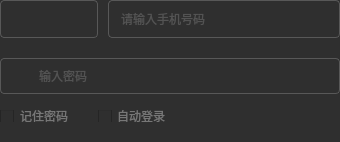
<?xml version="1.0" encoding="UTF-8"?>
<ui version="4.0">
 <class>CPhoneLoginWidget</class>
 <widget class="QWidget" name="CPhoneLoginWidget">
  <property name="geometry">
   <rect>
    <x>0</x>
    <y>0</y>
    <width>340</width>
    <height>142</height>
   </rect>
  </property>
  <property name="minimumSize">
   <size>
    <width>340</width>
    <height>142</height>
   </size>
  </property>
  <property name="maximumSize">
   <size>
    <width>340</width>
    <height>142</height>
   </size>
  </property>
  <property name="windowTitle">
   <string>CPhoneLoginWidget</string>
  </property>
  <property name="styleSheet">
   <string notr="true">background:rgba(47,47,47,1);
</string>
  </property>
  <layout class="QVBoxLayout" name="verticalLayout">
   <property name="spacing">
    <number>0</number>
   </property>
   <property name="leftMargin">
    <number>0</number>
   </property>
   <property name="topMargin">
    <number>0</number>
   </property>
   <property name="rightMargin">
    <number>0</number>
   </property>
   <property name="bottomMargin">
    <number>0</number>
   </property>
   <item>
    <layout class="QHBoxLayout" name="horizontalLayout">
     <property name="spacing">
      <number>10</number>
     </property>
     <property name="sizeConstraint">
      <enum>QLayout::SetMaximumSize</enum>
     </property>
     <property name="rightMargin">
      <number>0</number>
     </property>
     <item alignment="Qt::AlignTop">
      <widget class="QComboBox" name="cb_area_code">
       <property name="minimumSize">
        <size>
         <width>98</width>
         <height>38</height>
        </size>
       </property>
       <property name="maximumSize">
        <size>
         <width>98</width>
         <height>38</height>
        </size>
       </property>
       <property name="styleSheet">
        <string notr="true">QComboBox{
background:transparent;
border:1px solid #585858;
border-radius:4px;
padding-left:9px;
font-family:&quot;微软雅黑&quot;;
font-size:12px;
color:#777777;
}
QComboBox:on { 
      padding-top: 3px;
      padding-left: 4px;
  }
QComboBox::drop-down{
subcontrol-origin: padding;
      subcontrol-position: top right;
      width: 30px;
      border:none;
}
QComboBox::down-arrow{
	image: url(:/TQLive/images/down-arrow.png);
}
QComboBox::down-arrow:on {
      top: 1px;
      left: 1px;
  }
QListView{
background:#262626;
border:1px solid #585858;
border-bottom-left-radius:4px;
border-bottom-right-radius:4px;
outline:0px;
font-family:&quot;微软雅黑&quot;;
font-size:12px;
}
QListView::item{
background: rgba(47,47,47,1);
color:#777777;
min-height:30px;
}
QListView::item:hover{
background:#262626;
color:#4AB134;
}</string>
       </property>
       <property name="sizeAdjustPolicy">
        <enum>QComboBox::AdjustToMinimumContentsLength</enum>
       </property>
       <property name="iconSize">
        <size>
         <width>38</width>
         <height>38</height>
        </size>
       </property>
       <property name="frame">
        <bool>true</bool>
       </property>
      </widget>
     </item>
     <item alignment="Qt::AlignTop">
      <widget class="QLineEdit" name="le_phone_number">
       <property name="minimumSize">
        <size>
         <width>232</width>
         <height>38</height>
        </size>
       </property>
       <property name="maximumSize">
        <size>
         <width>232</width>
         <height>38</height>
        </size>
       </property>
       <property name="contextMenuPolicy">
        <enum>Qt::NoContextMenu</enum>
       </property>
       <property name="styleSheet">
        <string notr="true">QLineEdit{
border:1px solid rgba(88,88,88,1);
border-radius:4px;
font-size:12px;
font-family:&quot;微软雅黑&quot;;
font-weight:400;
color:rgba(119,119,119,1);
padding-left:10px;
}</string>
       </property>
       <property name="placeholderText">
        <string>请输入手机号码</string>
       </property>
      </widget>
     </item>
    </layout>
   </item>
   <item>
    <layout class="QHBoxLayout" name="horizontalLayout_2">
     <property name="spacing">
      <number>0</number>
     </property>
     <property name="topMargin">
      <number>20</number>
     </property>
     <item>
      <widget class="QLabel" name="label_2">
       <property name="minimumSize">
        <size>
         <width>37</width>
         <height>36</height>
        </size>
       </property>
       <property name="maximumSize">
        <size>
         <width>30</width>
         <height>36</height>
        </size>
       </property>
       <property name="styleSheet">
        <string notr="true">QLabel{
border:1px solid rgba(88,88,88,1);
border-radius:4px;
border-right:0px;
border-top-right-radius:0px;
border-bottom-right-radius:0px;
}</string>
       </property>
       <property name="text">
        <string/>
       </property>
       <property name="pixmap">
        <pixmap resource="TQLive.qrc">:/TQLive/images/lb_password.png</pixmap>
       </property>
       <property name="alignment">
        <set>Qt::AlignCenter</set>
       </property>
      </widget>
     </item>
     <item>
      <widget class="QLineEdit" name="le_password">
       <property name="minimumSize">
        <size>
         <width>266</width>
         <height>36</height>
        </size>
       </property>
       <property name="maximumSize">
        <size>
         <width>266</width>
         <height>36</height>
        </size>
       </property>
       <property name="contextMenuPolicy">
        <enum>Qt::NoContextMenu</enum>
       </property>
       <property name="styleSheet">
        <string notr="true">QLineEdit{
border:1px solid rgba(88,88,88,1);
border-right-width:0px;
border-radius:4px;
border-left:0px;
border-top-left-radius:0px;
border-bottom-left-radius:0px;
border-right:0px;
border-top-right-radius:0px;
border-bottom-right-radius:0px;
font-size:12px;
font-family:&quot;微软雅黑&quot;;
font-weight:400;
color:rgba(119,119,119,1);
padding: 0px;
}
</string>
       </property>
       <property name="alignment">
        <set>Qt::AlignLeading|Qt::AlignLeft|Qt::AlignVCenter</set>
       </property>
       <property name="placeholderText">
        <string>输入密码</string>
       </property>
      </widget>
     </item>
     <item>
      <widget class="CCustomLabel" name="lb_peek_password">
       <property name="minimumSize">
        <size>
         <width>37</width>
         <height>36</height>
        </size>
       </property>
       <property name="maximumSize">
        <size>
         <width>37</width>
         <height>36</height>
        </size>
       </property>
       <property name="styleSheet">
        <string notr="true">border:1px solid rgba(88,88,88,1);
border-radius:4px;
border-left:0px;
border-top-left-radius:0px;
border-bottom-left-radius:0px;</string>
       </property>
       <property name="text">
        <string/>
       </property>
       <property name="pixmap">
        <pixmap resource="TQLive.qrc">:/TQLive/images/lb_unpeek_password.png</pixmap>
       </property>
       <property name="alignment">
        <set>Qt::AlignCenter</set>
       </property>
      </widget>
     </item>
    </layout>
   </item>
   <item>
    <layout class="QHBoxLayout" name="horizontalLayout_3" stretch="0,0,0">
     <property name="spacing">
      <number>29</number>
     </property>
     <property name="leftMargin">
      <number>0</number>
     </property>
     <property name="topMargin">
      <number>17</number>
     </property>
     <property name="bottomMargin">
      <number>17</number>
     </property>
     <item alignment="Qt::AlignVCenter">
      <widget class="QCheckBox" name="cb_remember_pwd">
       <property name="minimumSize">
        <size>
         <width>0</width>
         <height>12</height>
        </size>
       </property>
       <property name="maximumSize">
        <size>
         <width>16777215</width>
         <height>12</height>
        </size>
       </property>
       <property name="styleSheet">
        <string notr="true">QCheckBox{
font-size:12px;
font-family:&quot;微软雅黑&quot;;
font-weight:400;
padding:0px;
color:rgba(119,119,119,1);
}
QCheckBox::indicator:unchecked {
 image: url(:/TQLive/images/cb_common_unchecked.png);
}
QCheckBox::indicator:unchecked:hover{
image: url(:/TQLive/images/settings_checkbox_default_hover.png);
}
QCheckBox::indicator:checked { 
image: url(:/TQLive/images/settings_checkbox_selected.png);
}
QCheckBox::indicator:checked:hover{
image: url(:/TQLive/images/cb_common_checked.png);
}</string>
       </property>
       <property name="text">
        <string>记住密码</string>
       </property>
      </widget>
     </item>
     <item alignment="Qt::AlignVCenter">
      <widget class="QCheckBox" name="cb_auto_login">
       <property name="sizePolicy">
        <sizepolicy hsizetype="Minimum" vsizetype="Expanding">
         <horstretch>0</horstretch>
         <verstretch>0</verstretch>
        </sizepolicy>
       </property>
       <property name="minimumSize">
        <size>
         <width>0</width>
         <height>12</height>
        </size>
       </property>
       <property name="maximumSize">
        <size>
         <width>16777215</width>
         <height>12</height>
        </size>
       </property>
       <property name="styleSheet">
        <string notr="true">QCheckBox{
font-size:12px;
font-family:&quot;微软雅黑&quot;;
font-weight:400;
color:rgba(119,119,119,1);
}
QCheckBox::indicator:unchecked {
 image: url(:/TQLive/images/cb_common_unchecked.png);
}
QCheckBox::indicator:unchecked:hover{
image: url(:/TQLive/images/settings_checkbox_default_hover.png);
}
QCheckBox::indicator:checked { 
image: url(:/TQLive/images/settings_checkbox_selected.png);
}
QCheckBox::indicator:checked:hover{
image: url(:/TQLive/images/cb_common_checked.png);
}</string>
       </property>
       <property name="text">
        <string>自动登录</string>
       </property>
      </widget>
     </item>
     <item>
      <spacer name="horizontalSpacer_6">
       <property name="orientation">
        <enum>Qt::Horizontal</enum>
       </property>
       <property name="sizeHint" stdset="0">
        <size>
         <width>40</width>
         <height>20</height>
        </size>
       </property>
      </spacer>
     </item>
    </layout>
   </item>
  </layout>
 </widget>
 <layoutdefault spacing="6" margin="11"/>
 <customwidgets>
  <customwidget>
   <class>CCustomLabel</class>
   <extends>QLabel</extends>
   <header location="global">ccustomlabel.h</header>
  </customwidget>
 </customwidgets>
 <resources>
  <include location="TQLive.qrc"/>
 </resources>
 <connections/>
</ui>
